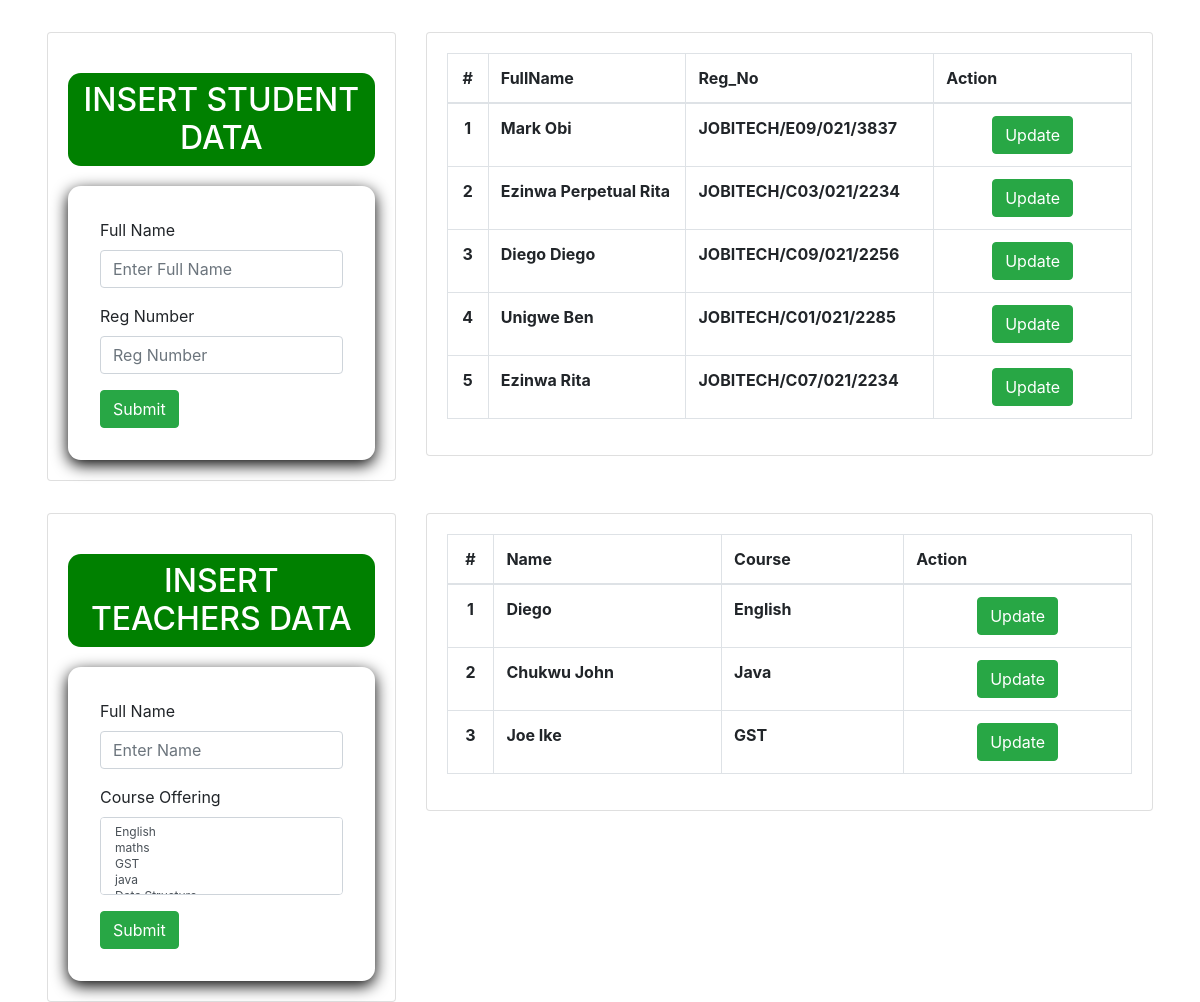
The page / on the database its author committed.
### tables this page shows
CREATE TABLE `users` (
  `id` int NOT NULL,
  `Fullname` varchar(100) NOT NULL,
  `Regno` varchar(200) NOT NULL
);

CREATE TABLE `teachers` (
  `id` int NOT NULL,
  `name` varchar(100) NOT NULL,
  `course` varchar(100) NOT NULL
);

### index.php (the view, shortened to what this page needs)
<?php include 'function/insert.php'; ?>
<!DOCTYPE html>
<html lang="en">
<head>
    <link rel="stylesheet" href="./css/bootstrap.min.css">
    <link rel="stylesheet" href="./css/style.css">
</head>
<body class="hold-transition">
    <div class="row top">
        <div class="col-4">
            <div class="d-flex flex-column min-vh-100 justify-content-center align-items-center" >
                <div class="card">
                    <div class="card-body">
                        <h1 id = "header1">INSERT STUDENT DATA</h1>
                        <form method = "post" action = "#">
                        <div class="form-group mb-3">
                            <label for="exampleInputFullname1">Full Name</label>
                            <input name="fullname" type="text" class="form-control" id="exampleInputFullname1" aria-describedby="emailHelp" placeholder="Enter Full Name">
                        </div>
                        <div class="form-group mb-3">
                            <label for="exampleInputPassword1">Reg Number</label>
                            <input name = "regno" type="text" class="form-control" id="exampleInputPassword1" placeholder="Reg Number">
                        </div>
                        <button type="submit" class="btn btn-success" name ="submit">Submit</button>
                        </form>
                    </div>
                </div>
            </div>
        </div>
        <div class="col-8">
            <div class="card card-outline">
                <div class="card-body">
                <table class="table tabe-hover table-bordered" id="list">
                    <colgroup>
                        <col width="5%">
                        <col width="25%">
                        <col width="20%">
                        <col width="25%">
                    </colgroup>
                    <thead>
                        <tr>
                            <th class="text-center">#</th>
                            <th>FullName</th>
                            <th>Reg_No</th>
                            <th>Action</th>
                        </tr>
                    </thead>
                    <tbody>
                        <?php
                        $i = 1;
                        $qry = $conn->query("SELECT * FROM users");
                        while($row= $qry->fetch_assoc()):
                        ?>
                        <tr>
                            <th class="text-center"><?php echo $i++ ?></th>
                            <td><b><?php echo $row['Fullname'] ?></b></td>
                            <td><b><?php echo $row['Regno'] ?></b></td>
                            <td class="text-center">
                                <div class="btn-group">
                                    <a href="./updateform.php" data-id='<?php echo $row['id'] ?>' class="btn btn-success btn-flat">
                                    Update
                                    </a>
                            </div>
                            </td>
                        </tr>
                    <?php endwhile; ?>
                    </tbody>
                </table>
                </div>
            </div>
        </div>
    </div>
    <div class="row top">
        <div class="col-4">
                <div class="d-flex flex-column min-vh-100 justify-content-center align-items-center" >
                    <div class="card">
                        <div class="card-body">
                            <h1 id="header1">INSERT TEACHERS DATA</h1>
                            <form method="post" action="#">
                                <div class="form-group mb-3">
                                    <label for="exampleInputEmail1">Full Name</label>
                                    <input required name="name" type="text" class="form-control" id="exampleInputEmail1" aria-describedby="emailHelp" placeholder="Enter Name">
                                </div>
                                <div class="form-group mb-3">
                                    <label for="exampleInputPassword1">Course Offering</label>
                                    <select name="course[]" id="input" class="form-control custom-select custom-select-sm" multiple required>
                                        <option value="English">English</option>
                                        <option value="maths">maths</option>
                                        <option value="gst">GST</option>
                                        <option value="java">java</option>
                                        <option value="English">Data Structure</option>
                                    </select>
                                </div>
                                <button type="submit" class="btn btn-success" name="Submit_teachers_info">Submit</button>
                            </form>
                        </div>
                    </div>
                </div>
        </div>
        <div class="col-8">
            <div class="card card-outline card-primary">
                <div class="card-body">
                <table class="table tabe-hover table-bordered" id="list">
                    <colgroup>
                        <col width="5%">
                        <col width="25%">
                        <col width="20%">
                        <col width="25%">
                    </colgroup>
                    <thead>
                        <tr>
                            <th class="text-center">#</th>
                            <th>Name</th>
                            <th>Course</th>
                            <th>Action</th>
                        </tr>
                    </thead>
                    <tbody>
                        <?php
                        $i = 1;
                        $qry = $conn->query("SELECT * FROM teachers");
                        while($row= $qry->fetch_assoc()):
                        ?>
                        <tr>
                            <th class="text-center"><?php echo $i++ ?></th>
                            <td><b><?php echo $row['name'] ?></b></td>
                            <td><b><?php echo $row['course'] ?></b></td>
                            <td class="text-center">
                                <div class="btn-group">
                                <a href="./updateform.php" data-id='<?php echo $row['id'] ?>' class="btn btn-success btn-flat">
                                    Update
                                    </a>
                                </div>
                            </td>
                        </tr>
                    <?php endwhile; ?>
                    </tbody>
                </table>
                </div>
            </div>
        </div>
    </div>
</body>
</html>

### css/style.css (style rules this page uses)
#header1 { margin: 20px 0 20px 0; text-align: center; border: 1px; border-radius: 0.8rem; -webkit-border-radius: 0.8rem; -moz-border-radius: 0.8rem; -ms-border-radius: 0.8rem; -o-border-radius: 0.8rem; background-color: rgb(37, 84, 226); color: #fff; font-size: 2rem; padding: .5rem; }
form { padding: 2rem; border-radius: 0.8rem; -webkit-border-radius: 0.8rem; -moz-border-radius: 0.8rem; -ms-border-radius: 0.8rem; -o-border-radius: 0.8rem; box-shadow: 0 .3rem 1rem 0 #000; }

### index.php (style rules this page uses)
.top { margin: 2rem 2rem 0; }
#header1 { background-color: green; }

### rows shown on the page
users: Fullname "Mark Obi", Regno "JOBITECH/E09/021/3837"
users: Fullname "Ezinwa Perpetual Rita", Regno "JOBITECH/C03/021/2234"
users: Fullname "Diego Diego", Regno "JOBITECH/C09/021/2256"
users: Fullname "Unigwe Ben", Regno "JOBITECH/C01/021/2285"
users: Fullname "Ezinwa Rita", Regno "JOBITECH/C07/021/2234"
teachers: name "Diego", course "English"
teachers: name "Chukwu John", course "Java"
teachers: name "Joe Ike", course "GST"
